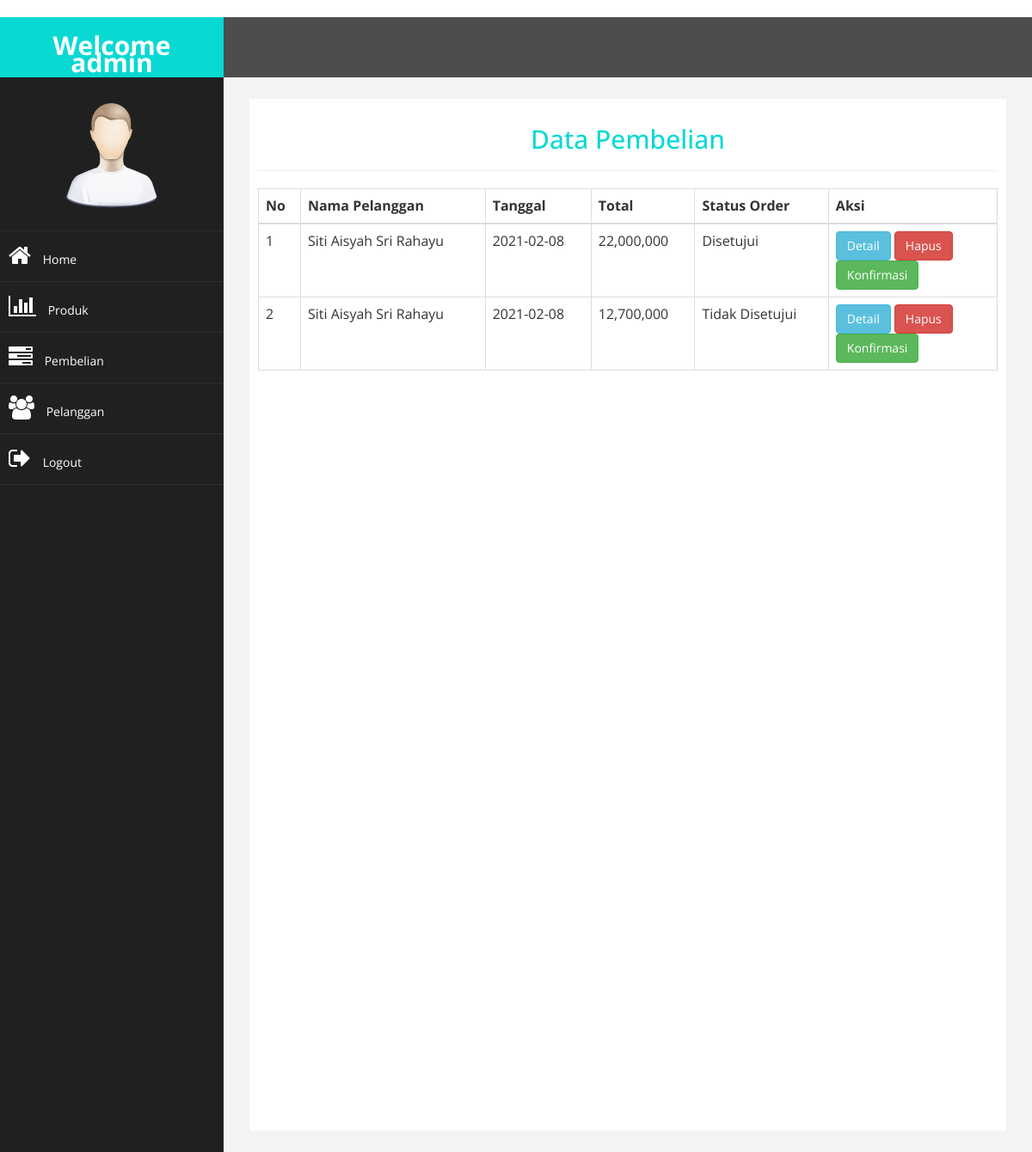
Page /admin/index.php?halaman=pembelian (signed in) on the committed database.
### tables this page shows
CREATE TABLE `pembelian` (
  `id_pembelian` int(11) NOT NULL,
  `id_pelanggan` int(11) NOT NULL,
  `tanggal_pembelian` date NOT NULL,
  `status_pembelian` enum('Tidak Disetujui','Disetujui') NOT NULL,
  `total_pembelian` int(11) NOT NULL
);

CREATE TABLE `pelanggan` (
  `id_pelanggan` int(10) NOT NULL,
  `email_pelanggan` varchar(100) NOT NULL,
  `password_pelanggan` varchar(50) NOT NULL,
  `nama_pelanggan` varchar(100) NOT NULL,
  `telepon_pelanggan` varchar(25) NOT NULL,
  `alamat_pelanggan` text NOT NULL
);

### admin/pembelian.php (the view)
<h2><center>Data Pembelian</center></h2>
<hr>
<table class="table table-bordered">
  <thead>
    <tr>
      <th>No</th>
      <th>Nama Pelanggan</th>
      <th>Tanggal</th>
      <th>Total</th>
      <th>Status Order</th>
      <th>Aksi</th>
    </tr>
  </thead>
  <?php $nomor=1; ?>
  <?php $ambil = $koneksi->query("SELECT * FROM pembelian JOIN pelanggan ON pembelian.id_pelanggan = pelanggan.id_pelanggan"); ?>
  <?php while ($pecah = $ambil->fetch_assoc()) { ?>
  <tr>
    <td><?php echo $nomor; ?></td>
    <td><?php echo $pecah['nama_pelanggan']; ?></td>
    <td><?php echo $pecah['tanggal_pembelian']; ?></td>
    <td><?php echo number_format($pecah['total_pembelian']); ?></td>
    <td><?php echo $pecah['status_pembelian']; ?></td>
    <td style=" max-width: 160px;">
      <a href="index.php?halaman=detail&id=<?php echo $pecah['id_pembelian']; ?> " class="btn btn-info"> Detail </a>
      <a href="index.php?halaman=hapuspembelian&id=<?php echo $pecah['id_pembelian']; ?> " class="btn btn-danger"> Hapus </a>
      <a href="index.php?halaman=konfirmasipembelian&id=<?php echo $pecah['id_pembelian']; ?> " class="btn btn-success"> Konfirmasi </a>
    </td>
  </tr>
  <?php $nomor++; ?>
<?php } ?>
</table>

### admin/assets/css/custom.css (style rules this page uses)
body { font-family: 'Open Sans', sans-serif; }
h2 { color: #08D9D3; }

### rows in the picture
pembelian: id_pelanggan.nama_pelanggan "Siti Aisyah Sri Rahayu", tanggal_pembelian "2021-02-08", total_pembelian "22,000,000", status_pembelian "Disetujui"
pembelian: id_pelanggan.nama_pelanggan "Siti Aisyah Sri Rahayu", tanggal_pembelian "2021-02-08", total_pembelian "12,700,000", status_pembelian "Tidak Disetujui"

### other values in the picture
$_SESSION['user'] "admin"
